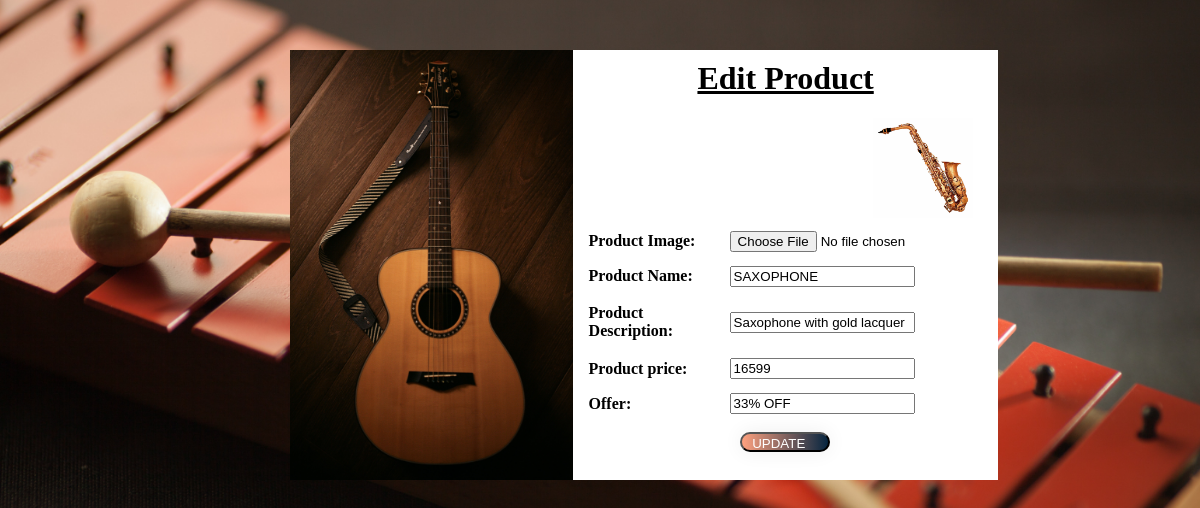
The app's page /web_app/pro_edit/1 with its own data.
### web_app/models.py (models this page shows)
class add_promodel(models.Model):
    file=models.FileField(upload_to='web_app/static')
    pname=models.CharField(max_length=30)
    des=models.CharField(max_length=60)
    pri=models.IntegerField()
    offer=models.CharField(max_length=30)

### web_app/views.py (the view, shortened to what this page needs)
# urls.py: path('pro_edit/<int:id>',pro_edit),
def pro_edit(request,id):
    a=add_promodel.objects.get(id=id)
    img=str(a.file).split('/')[-1]
    return render(request,'pro_edit.html',{'a':a,'img':img})

### web_app/templates/pro_edit.html (shortened to what this page needs)
<!DOCTYPE html>
{% load static %}
<html lang="en">
<head>
</head>
<body>
<div style="height:430px;width:60%;margin-left:280px;background-color:white;margin-top:50px;">
    <img src="{% static 'Guitar1.jpeg' %}" style="float:left;height:430px;width:40%;">
<form method="post" enctype="multipart/form-data">{% csrf_token %}
    <center><h1 style="color:black;padding-top:10px;"><u>Edit Product</u></h1></center>
    <table align="center" height="200px" width="400px">
        <tr>
            <th align="left" style="color:black;"><label>Product Image:</label></th>
            <img src="{% static img %}" height="100px" width="100px" style="margin-left:300px;">
            <td><input type="file" name="file"></td>
        </tr>
        <tr>
            <th align="left" style="color:black;"><label>Product Name:</label></th>
            <td><input type="text" name="pname"  value="{{a.pname}}"></td>
        </tr>
        <tr>
            <th align="left" style="color:black;"><label>Product Description:</label></th>
            <td><input type="text" name="des"  value="{{a.des}}"></td>
        </tr>
         <tr>
            <th align="left" style="color:black;"><label>Product price:</label></th>
            <td><input type="text" name="pri" value="{{a.pri}}"></td>
        </tr>
         <tr>
            <th align="left" style="color:black;"><label>Offer:</label></th>
            <td><input type="text" name="offer"  value="{{a.offer}}"></td>
        </tr>
        </table>
        <div style="padding-left:350px;">
            <button class="btn-grad" type="submit" value="update">Update</button>
        </div>
</form>
</div>
</body>
</html>

### records on screen
add_promodel: pname "SAXOPHONE", des "Saxophone with gold lacquer", pri "16599", offer "33% OFF"
